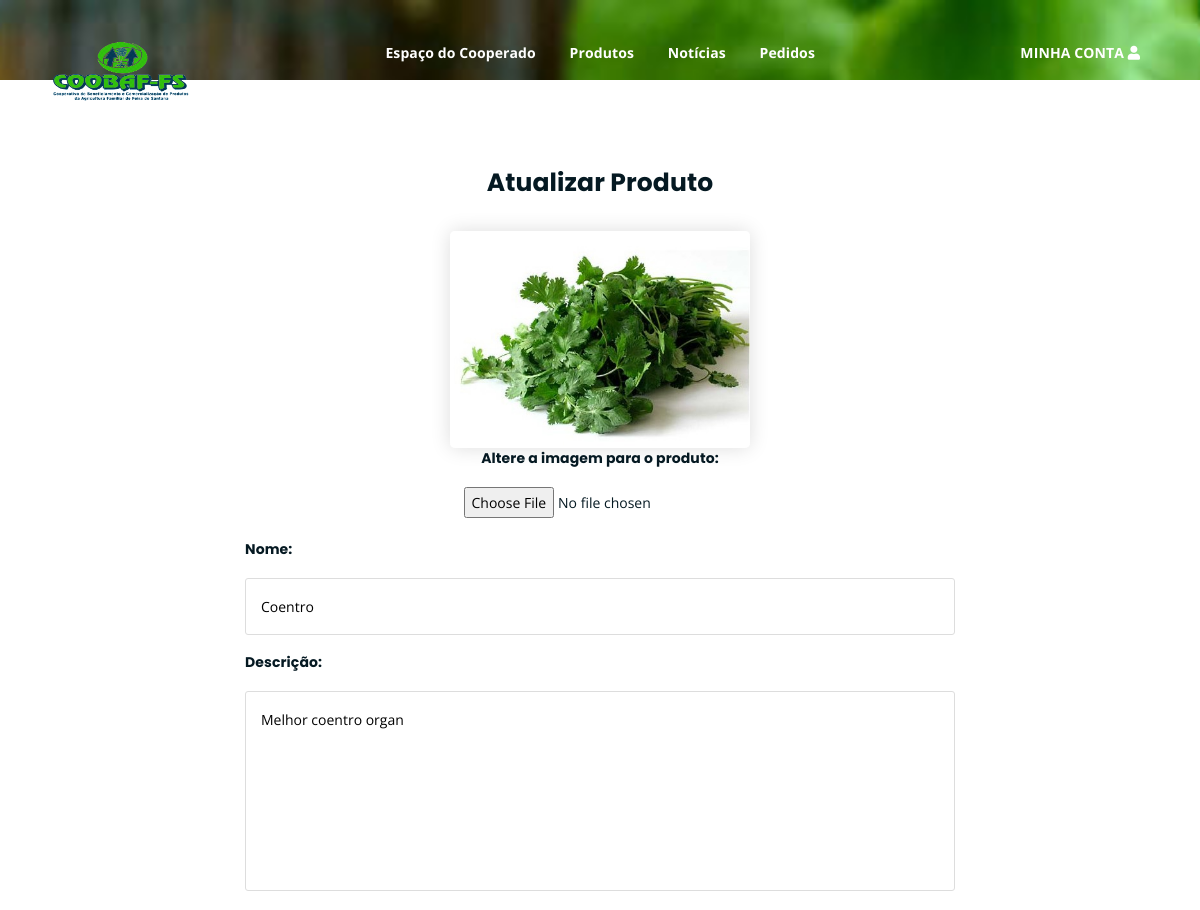
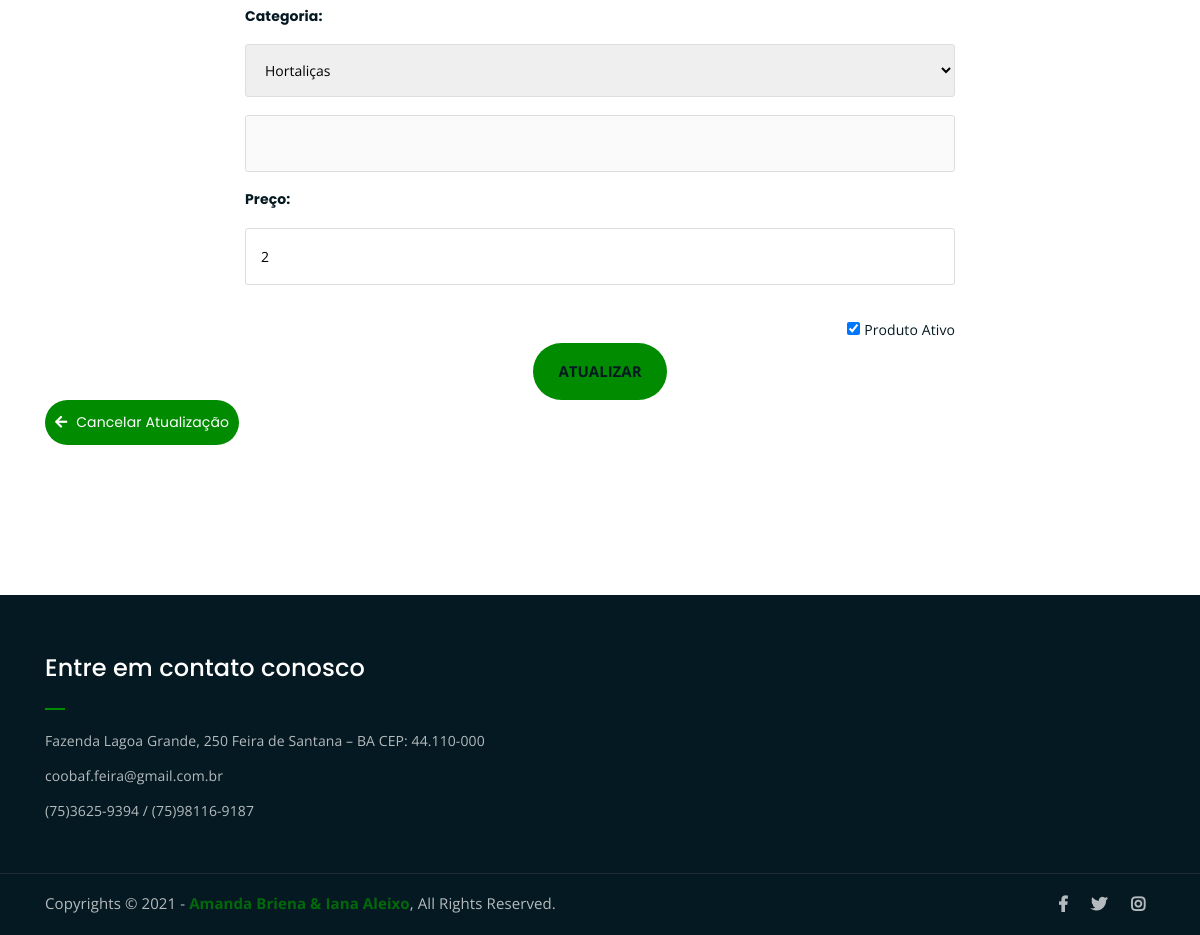
The page /atualizar_produto.php?produto=1 (signed in) on the database its author committed (2 pictures, top to bottom).
### tables this page shows
CREATE TABLE IF NOT EXISTS produto (
	id_produto smallint(10) not null primary key AUTO_INCREMENT,
	nome varchar(15) not null,
  imagem varchar(100) not null,
	descricao varchar(20),
	preco float(15),
	status tinyint(1) NOT NULL,
  id_categoria smallint(10) not null,
  visibilidade tinyint(1)
);

CREATE TABLE IF NOT EXISTS categoria_produto (
	id_categoria smallint(10) not null primary key AUTO_INCREMENT,
	nome varchar(20) not null
);

### atualizar_produto.php (the view, shortened to what this page needs)
<?php
    include("conexao_db/conexao.php");
	$id_produto = $_GET['produto'];
	$resultado = mysqli_query($connect,"SELECT * FROM produto where id_produto = '$id_produto'") or die("erro ao selecionar");
	while($row = mysqli_fetch_assoc($resultado)){
		$id_categoria_produto = $row['id_categoria'];
?>
<!DOCTYPE html>
<html lang="en">
<head>
	<?php require_once("conexao_db/logado_coop.php");?>
	<?php require_once("src/components/head.php");?>
</head>
<body>
	<?php require_once("src/components/menu_coop.php");?>
	<div class="breadcrumb-section2 breadcrumb-bg">
	</div>
	<div class="contact-from-section mt-80 mb-150">
		<div class="container">
				<div class="col-lg-8 offset-lg-2">
					<div class="form-title text-center">
						<h2>Atualizar Produto</h2>
					</div>
					<div class="cadastro-form">
						<form action = "conexao_db/atualizarProduto.php" method="POST" enctype="multipart/form-data" >
							<div class="single-product-img mb-4">
								<img src='assets/img-upload/<?php echo $row['imagem'];  ?>' alt="">
								<h6>Altere a imagem para o produto:</h6>
								<input name="arquivo" type="file">
							</div>
							<h6>Nome:</h6>
							<p>
                                <input type="text" placeholder="Nome" name="nome" id="nome" value="<?php echo $row['nome']; ?>">
							</p>
							<h6>Descrição:</h6>
                            <p>
                                <textarea placeholder="Descrição" name="descricao" id="descricao"><?php echo $row['descricao']; ?></textarea>
							</p>
							<h6>Categoria:</h6>
                            <p>
								<select name="categoria" id="categoria" onchange="verifica(this.value)">
									<?php
										$resultado_categoria = mysqli_query($connect,"SELECT * FROM categoria_produto") or die("erro ao selecionar");
										while($row_cat = mysqli_fetch_assoc($resultado_categoria)){
											echo '<option value="'.$row_cat['id_categoria'].'"';
											if($id_categoria_produto == $row_cat['id_categoria']){ echo 'selected ';}
											echo '>'.$row_cat['nome'].'</option>';
										}
									?>
								</select>
							</p>
							<p>
								<input type="text" name="outraCat" id="outraCat" disabled>
							</p>
							<h6>Preço:</h6>
							<p>
                                <input type="number" pattern="[0-9]+([\.,][0-9]+)?" step="0.01" placeholder="Preço" name="preco" id="preco" value="<?php echo $row['preco']; ?>">
                            </p>
							<div class= "text-right">
								<input name = "status" type="checkbox" <?php if($row['status']==1) echo 'checked'; }?>>
								<label class="form-check-label">Produto Ativo</label>
							</div>
							<div>
							<input type="submit" value="Atualizar"></div>
						</form>
					</div>
				</div>
				<div class = "text-left mb-80">
					<a href="ger_produtos.php" class="cart-btn"><i class="fa fa-arrow-left"></i> Cancelar Atualização</a>
				</div>
		</div>
	</div>
	<?php require_once("src/components/footer.php");?>
</body>
</html>

### src/components/menu_coop.php (shortened to what this page needs)
<div class="top-header-area" id="sticker">
		<div class="container">
			<div class="row">
				<div class="col-lg-12 col-sm-12 text-center">
					<div class="main-menu-wrap">
						<div class="site-logo">
							<a href="../../index.php">
								<img src="assets\img\logo.png" alt="">
							</a>
						</div>
						<nav class="main-menu">
							<ul>
								<li><a href="cooperado.php">Espaço do Cooperado</a></li>
                                <li><a href="ger_produtos.php">Produtos</a>
								</li>
                                <li><a href="ger_noticias.php">Notícias</a>
								</li>
                                <li><a href="ger_pedidos.php">Pedidos</a></li>
								<li><a class='shopping-cart' href='carrinho.php'>MINHA CONTA <i class="fa fa-user"></i></a>
								</li>
							</ul>
						</nav>
					</div>
				</div>
			</div>
		</div>
</div>

### assets/css/main.css (style rules this page uses)
html { font-size: 14px; font-weight: 400; line-height: 28px; height: 100%; }
body { font-family: "Open Sans", sans-serif; font-weight: 400; font-size: 1rem; letter-spacing: 0.1px; line-height: 1.8; color: #051922; overflow-x: hidden; }
body img { max-width: 100%; }
a { cursor: pointer; text-decoration: none; -webkit-transition: all 0.2s ease-in-out; -o-transition: all 0.2s ease-in-out; transition: all 0.2s ease-in-out; }
h1, .h1, h2, .h2, h3, .h3, h4, .h4, h5, .h5, h6, .h6 { font-family: "Poppins", sans-serif; font-weight: 700; margin: 0 0 1.25rem 0; color: #051922; }
h1:last-child, .h1:last-child, h2:last-child, .h2:last-child, h3:last-child, .h3:last-child, h4:last-child, .h4:last-child, h5:last-child, .h5:last-child, h6:last-child, .h6:last-child { margin: 0; }
h2, .h2 { font-size: 3rem; font-weight: 700; line-height: 3.25rem; }
h6, .h6 { font-size: 1rem; font-weight: 700; line-height: 1.5rem; }
p { font-family: "Open Sans", sans-serif; font-weight: 400; font-size: 1rem; letter-spacing: 0.1px; line-height: 1.8; color: #051922; margin: 0 0 1.25rem 0; }
.mt-80 { margin-top: 80px; }
.mb-80 { margin-bottom: 80px; }
.mb-150 { margin-bottom: 150px; }
a.boxed-btn, a.bordered-btn, a.cart-btn, .bt-pedidos, button.cart-btn { border-radius: 50px; }
.breadcrumb-bg { background-image: url(../img/breadcrumb-bg.jpg); }
.breadcrumb-section2 { padding: 40px 0; background-size: cover; background-position: center center; position: relative; z-index: 1; background-attachment: fixed; }
.top-header-area { position: absolute; z-index: 999; width: 100%; padding: 25px 0; }
nav.main-menu ul { margin: 0; padding: 0; list-style: none; }
nav.main-menu ul li { display: inline-block; }
nav.main-menu ul li a { color: #fff; font-weight: 700; display: block; padding: 15px; }
nav.main-menu ul > li { position: relative; }
nav.main-menu ul li:last-child a { display: inline-block; }
nav.main-menu > ul li:last-child { float: right; }
.site-logo { float: left; max-width: 150px; }
.main-menu-wrap { position: relative; }
.site-logo { padding: 6px 0; }
nav.main-menu li a { -webkit-transition: 0.3s; -o-transition: 0.3s; transition: 0.3s; }
.top-header-area { -webkit-transition: 0.3s; -o-transition: 0.3s; transition: 0.3s; }
input[type="submit"] { -webkit-transition: 0.3s; -o-transition: 0.3s; transition: 0.3s; border-radius: 50px !important; }
a.cart-btn, button.cart-btn { -webkit-transition: 0.3s; -o-transition: 0.3s; transition: 0.3s; }
html, body { height: 100%; }
input[type="submit"] { background-color: #008B00; color: #051922; font-weight: 700; text-transform: uppercase; font-size: 15px; border: none !important; cursor: pointer; padding: 15px 25px; border-radius: 3px; }
.form-title { margin-bottom: 25px; }
.form-title h2 { font-size: 25px; }
.cadastro-form form p input[type=password], .cadastro-form form p input[type=email], .cadastro-form form p input[type=text], .cadastro-form form p input[type=tel], .cadastro-form form p select, .cadastro-form form p input[type=number] { width: 100%; padding: 15px; border: 1px solid #ddd; border-radius: 3px; }
.cadastro-form form div { text-align: center; }
.contact-form form p textarea, .cadastro-form form p textarea { border: 1px solid #ddd; padding: 15px; height: 200px; border-radius: 3px; width: 100%; resize: none; }
a.cart-btn, button.cart-btn { font-family: 'Poppins', sans-serif; display: inline-block; background-color: #008B00; color: #fff; padding: 10px 10px; }
a.cart-btn i, button.cart-btn i { margin-right: 5px; }
.single-product-img img { border-radius: 5px; -webkit-box-shadow: 0 0 20px #ddd; box-shadow: 0 0 20px #ddd; }
input[type="number"] { border: 1px solid #ddd; border-radius: 5px; padding: 10px; width: 100px; margin-bottom: 15px; }
.cadastro-form .single-product-img img { max-width:300px; width: auto; height: auto; }

### rows shown on the page
produto: imagem (picture), nome "Coentro", descricao "Melhor coentro organ", categoria "Hortaliças", preco "2", status "☑"
